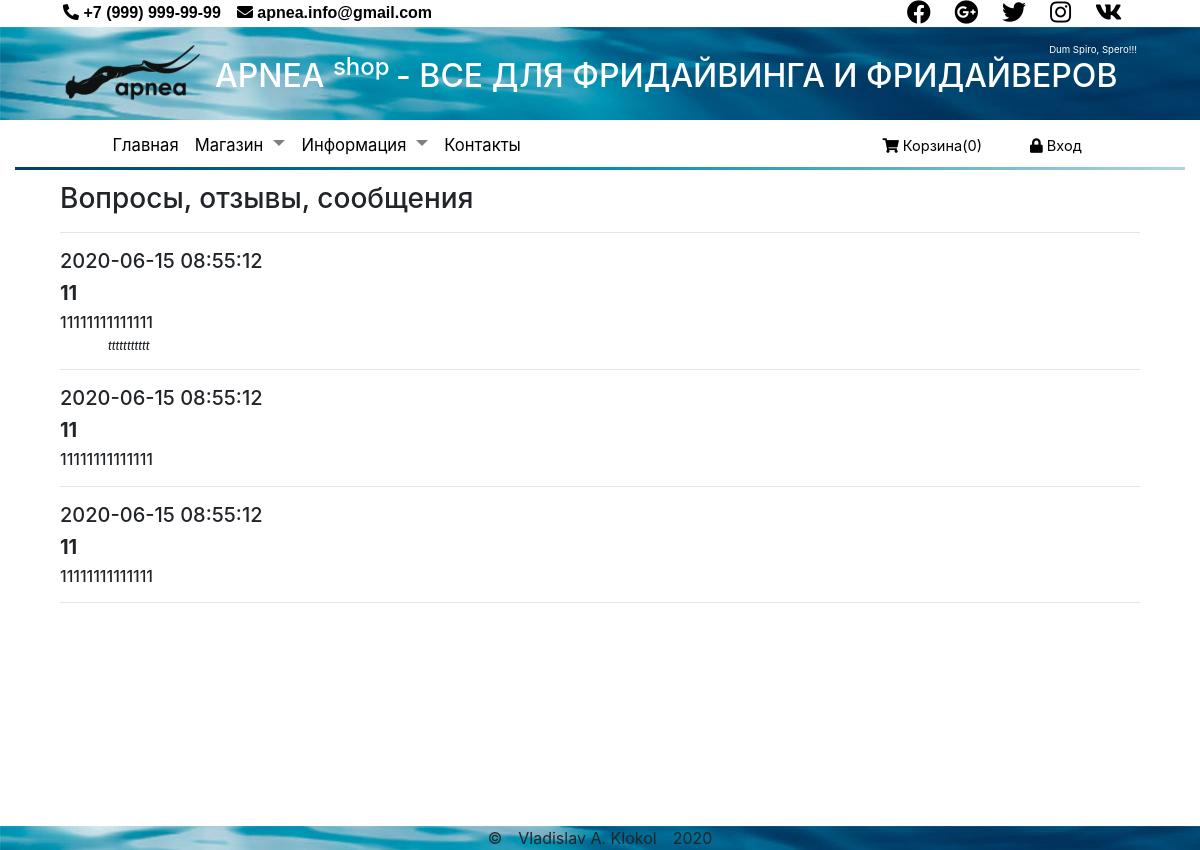
The page /views/service/messages.php/?id=20 on the database its author committed.
### tables this page shows
CREATE TABLE `message` (
  `id` int(6) NOT NULL,
  `visitor` varchar(1024) NOT NULL,
  `email` varchar(1024) NOT NULL,
  `phone` varchar(30) DEFAULT NULL,
  `message` text NOT NULL,
  `date` datetime NOT NULL DEFAULT CURRENT_TIMESTAMP,
  `dispatched` tinyint(1) NOT NULL DEFAULT '0',
  `response` text
);

### module/pdo_query.php (called while the page is built, shortened)
<?php
function getTable(object $pdo, string $table, string $where = "1", $sort = "", $limit = ""): array
{
    $sql = "SELECT * FROM `$table`
    WHERE " . ($where == "" ? 1 : "$where")
        . ($sort == "" ? "" : " ORDER BY $sort")
        . ($limit == "" ? "" : " LIMIT $limit");
    $stmt = $pdo->prepare($sql);
    $stmt->execute();
    return $stmt->fetchAll();
}

### views/service/messages.php (the view, shortened to what this page needs)
<?php
require $_SERVER['DOCUMENT_ROOT'] . '/views/layouts/index.php';
$messages = getTable($pdo, "message","`dispatched`=1", "`date` DESC");
require  $_SERVER['DOCUMENT_ROOT'] . '/views/layouts/header.php';
?>
<h3>Вопросы, отзывы, сообщения</h3>
<hr>
<?php
foreach ($messages as $message) { ?>
    <div class="pr-5">
        <div class="h5"><?= $message['date'] ?></div>
        <div class="h5"><strong><?= $message['visitor'] ?></strong></div>
        <div class="h6"><?= $message['message'] ?></div>
        <?php if ($message['response']) { ?>
            <div class="message-response h6 ml-5 mt-2"><?= $message['response']  ?></div>
        <?php } ?>
    </div>
    <hr>
<?php } ?>
<?php require $_SERVER['DOCUMENT_ROOT'] . '/views/layouts/footer.php';

### css/style.css (style rules this page uses)
.message-response { font-style: italic; font-size: 0.7em; }

### rows shown on the page
message: date "2020-06-15 08:55:12", visitor "11", message "11111111111111", response "ttttttttttt"
message: date "2020-06-15 08:55:12", visitor "11", message "11111111111111"
message: date "2020-06-15 08:55:12", visitor "11", message "11111111111111"

### other values the page prints
$inBasket "0"
